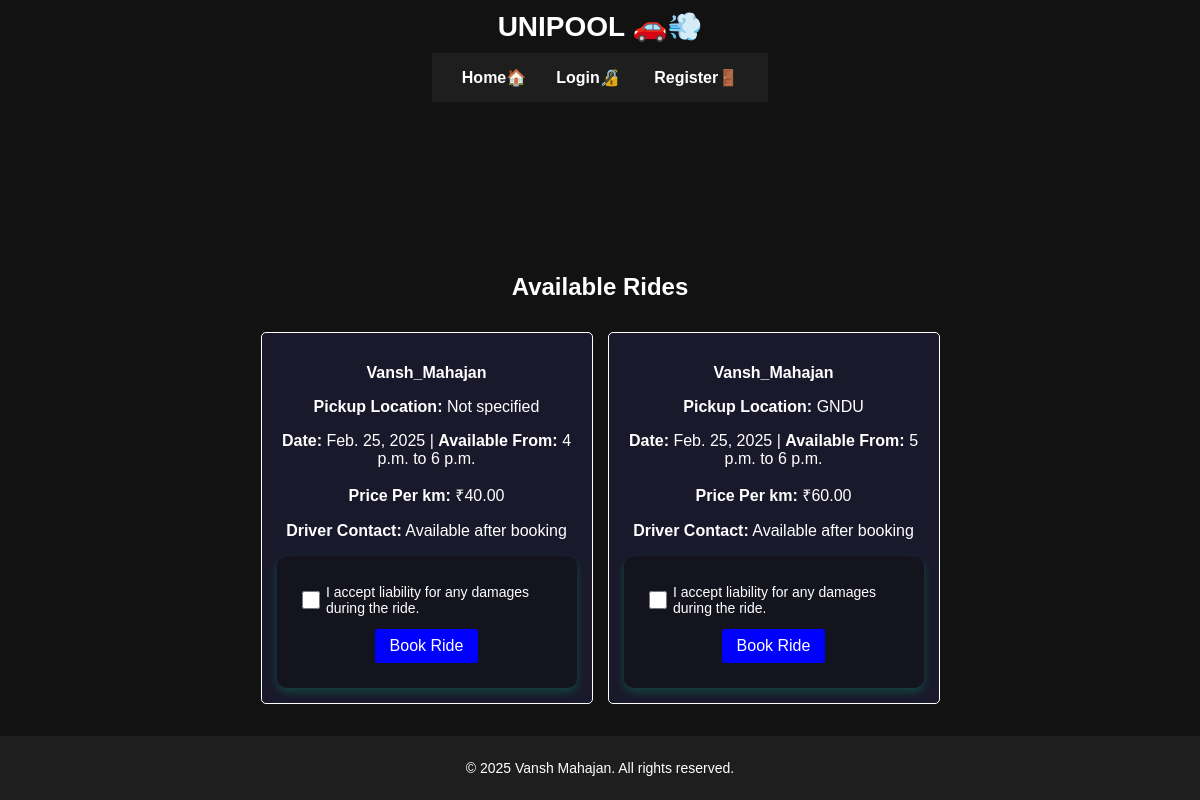
Screenshot of /rides/ with the database file from the repository.
### rides/models.py (models this page shows, shortened)
class Ride(models.Model):
    driver = models.ForeignKey(User, on_delete=models.CASCADE, related_name="driven_rides")
    date = models.DateField()
    start_time = models.TimeField(default=time(9, 0))
    end_time = models.TimeField(default=time(18, 0))
    available_seats = models.IntegerField(default=1)
    price = models.DecimalField(max_digits=10, decimal_places=2)
    pickup_location = models.CharField(max_length=255, default="Not specified")
    passengers = models.ManyToManyField(User, related_name="booked_rides", blank=True)
    capacity = models.PositiveIntegerField(default=4)
    is_confirmed = models.BooleanField(default=False)
    phone_number = models.CharField(max_length=15,default="Not Provided")

### rides/views.py (the view)
# urls.py: path('', views.ride_list, name='ride_list'),
def ride_list(request):
    rides = Ride.objects.all().order_by('-date')
    return render(request, 'rides/ride_list.html', {'rides': rides})

### rides/templates/rides/ride_list.html (shortened to what this page needs)
{% extends "unipool/base.html" %}
{% load static %}
{% block content %}
<h2 class="page-title">Available Rides</h2>
<ul class="ride-list">
    {% for ride in rides %}
        <li class="ride-item">
            <p><strong>{{ ride.driver.username }}</strong></p>
            <p><strong>Pickup Location:</strong> {{ ride.pickup_location }}</p>
            <p><strong>Date:</strong> {{ ride.date }} | <strong>Available From:</strong> {{ ride.start_time }} to {{ ride.end_time }}</p>
            <p><strong>Price Per km:</strong> ₹{{ ride.price }}</p>
            {% if request.user in ride.passengers.all %}
                <p><strong>Driver Contact:</strong> {{ ride.phone_number }}</p>
            {% else %}
                <p><strong>Driver Contact:</strong> Available after booking</p>
            {% endif %}
            <div class="button-container">
                {% if request.user == ride.driver %}
                    <form action="{% url 'delete_ride' ride.id %}" method="POST"
                          onsubmit="return confirm('Are you sure you want to delete this ride?');">
                        {% csrf_token %}
                        <button type="submit" class="btn delete-btn">Delete</button>
                    </form>
                {% else %}
                    {% if request.user in ride.passengers.all %}
                        <span class="badge booked">Ride Booked</span>
                    {% elif ride.passengers.count >= ride.capacity %}
                        <span class="badge full">Ride Full</span>
                    {% else %}
                        <form action="{% url 'book_ride' ride.id %}" method="POST" onsubmit="return validateCheckbox(this);">
                            <div class="checkbox-container">
                                <input type="checkbox" id="liability_{{ ride.id }}" name="liability" value="accepted" class="styled-checkbox">
                                <label for="liability_{{ ride.id }}" class="checkbox-label">I accept liability for any damages during the ride.</label>
                            </div>
                            <button type="submit" class="btn book-btn">Book Ride</button>
                        </form>
                    {% endif %}
                {% endif %}
            </div>
        </li>
    {% empty %}
        <p class="no-rides">No rides available</p>
    {% endfor %}
</ul>
{% endblock %}

### templates/unipool/base.html (shortened to what this page needs)
{% load static %}
<!DOCTYPE html>
<html lang="en">
<head>
    <link rel="stylesheet" href="{% static 'unipool/styles.css' %}">
</head>
<body>
    <header>
        <h1 style="text-align: center; font-size: 28px; margin: 10px 0; color: white;">
            UNIPOOL 🚗💨
        </h1>
    </header>
    <nav>
        <div>
            <a href="{% url 'ride_list' %}">Home🏠</a>
        </div>
        <div>
            {% if user.is_authenticated %}
                <a href="{% url 'post_ride' %}">Post a Ride🚘</a>
                <a href="{% url 'logout' %}">Logout👋</a>
            {% else %}
                <a href="{% url 'login' %}">Login🔏</a>
                <a href="{% url 'register' %}">Register🚪</a>
            {% endif %}
        </div>
    </nav>
    <div class="container">
        {% block content %}{% endblock %}
    </div>
    <footer>
        <p>&copy; 2025 Vansh Mahajan. All rights reserved.</p>
    </footer>
</body>
</html>

### unipool/static/unipool/styles.css (style rules this page uses)
body { margin: 0; padding: 0; display: flex; flex-direction: column; align-items: center; justify-content: flex-start; min-height: 100vh; background-color: black; color: white; }
.container { display: flex; flex-direction: column; align-items: center; justify-content: center; min-height: 80vh; width: 100%; text-align: center; }
.ride-list { display: flex; flex-wrap: wrap; justify-content: center; gap: 20px; padding: 20px; list-style: none; max-width: 90%; }
.ride-item { background-color: rgba(26, 26, 46, 0.9); padding: 15px; border-radius: 5px; max-width: 300px; flex: 1 1 300px; border: 1px solid white; text-align: center; word-wrap: break-word; overflow-wrap: break-word; min-height: 220px; }
form { background: rgba(20, 20, 30, 0.9); padding: 25px; border-radius: 10px; box-shadow: 0 4px 10px rgba(0, 255, 150, 0.2); width: 400px; text-align: center; }
input { width: 90%; padding: 10px; margin: 10px 0; background: #1a1a2e; color: #fff; border: 1px solid #4caf50; border-radius: 5px; }
button { width: 100%; padding: 10px; background: #4caf50; border: none; border-radius: 5px; font-size: 16px; color: #fff; cursor: pointer; transition: 0.3s; }
footer { position: fixed; bottom: 0; width: 100%; background-color: #0a0a23; color: white; text-align: center; padding: 10px 0; font-size: 14px; font-family: Arial, sans-serif; }

### templates/unipool/base.html (style rules this page uses)
body { font-family: Arial, sans-serif; margin: 0; padding: 0; background-color: #121212; color: white; display: flex; flex-direction: column; min-height: 100vh; }
nav { background-color: #1e1e1e; padding: 15px; display: flex; justify-content: space-between; align-items: center; }
nav a { color: white; text-decoration: none; margin: 0 15px; font-weight: bold; }
.container { padding: 20px; max-width: 800px; margin: auto; flex: 1; }
footer { position: fixed; bottom: 0; width: 100%; background-color: #1e1e1e; color: white; text-align: center; padding: 10px 0; font-size: 14px; font-family: Arial, sans-serif; }

### rides/templates/rides/ride_list.html (style rules this page uses)
body { background-size: cover; background-position: center; background-attachment: fixed; color: white; font-family: Arial, sans-serif; min-height: 100vh; }
.page-title { text-align: center; font-size: 24px; margin-top: 90px; margin-bottom: 15px; }
.ride-list { display: flex; flex-wrap: wrap; justify-content: center; gap: 15px; padding: 0; list-style: none; }
.ride-item { background-color: rgba(26, 26, 46, 0.9); padding: 15px; border-radius: 5px; max-width: 300px; flex: 1 1 300px; border: 1px solid white; text-align: center; word-wrap: break-word; overflow-wrap: break-word; min-height: 220px; }
.button-container { display: flex; gap: 10px; justify-content: center; margin-top: 10px; }
.btn { color: white; border: none; padding: 8px 15px; cursor: pointer; border-radius: 3px; width: auto; }
.book-btn { background-color: blue; }
.checkbox-container { display: flex; align-items: center; justify-content: center; gap: 6px; margin-bottom: 10px; flex-wrap: wrap; max-width: 100%; text-align: center; word-wrap: break-word; white-space: normal; overflow: hidden; }
.styled-checkbox { width: 18px; height: 18px; cursor: pointer; }
.checkbox-label { font-size: 14px; cursor: pointer; display: block; text-align: left; max-width: 90%; overflow-wrap: break-word; white-space: normal; }

### rows the page displays
Ride: driver.username "Vansh_Mahajan", pickup_location "Not specified", date "Feb. 25, 2025", start_time "4 p.m.", end_time "6 p.m.", price "40.00", shows "Driver Contact:"
Ride: driver.username "Vansh_Mahajan", pickup_location "GNDU", date "Feb. 25, 2025", start_time "5 p.m.", end_time "6 p.m.", price "60.00", shows "Driver Contact:"
